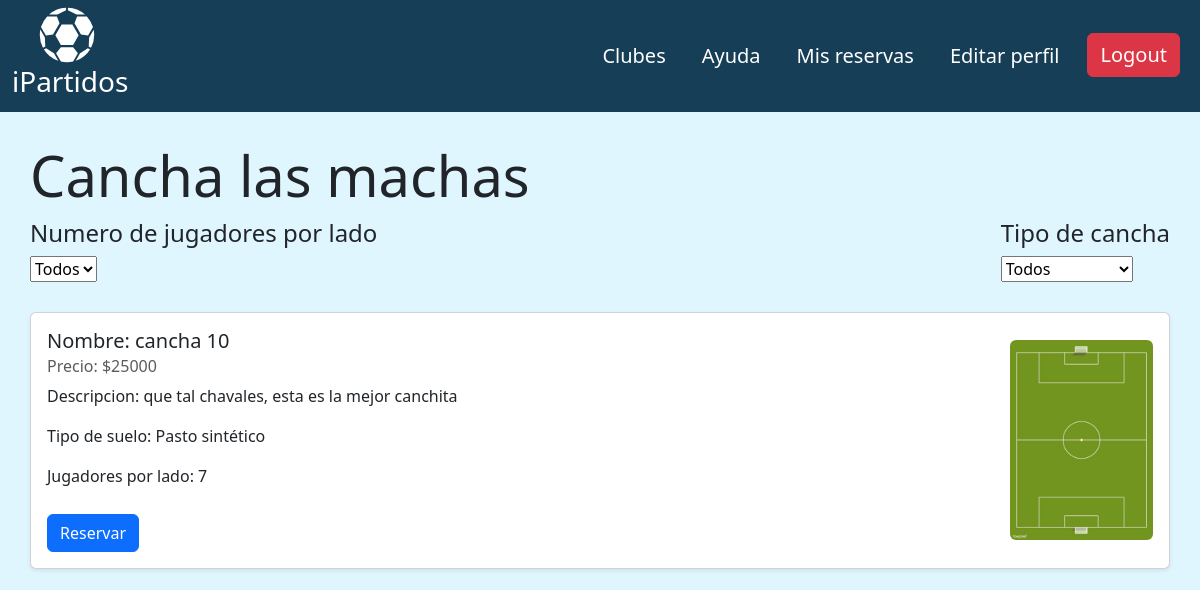
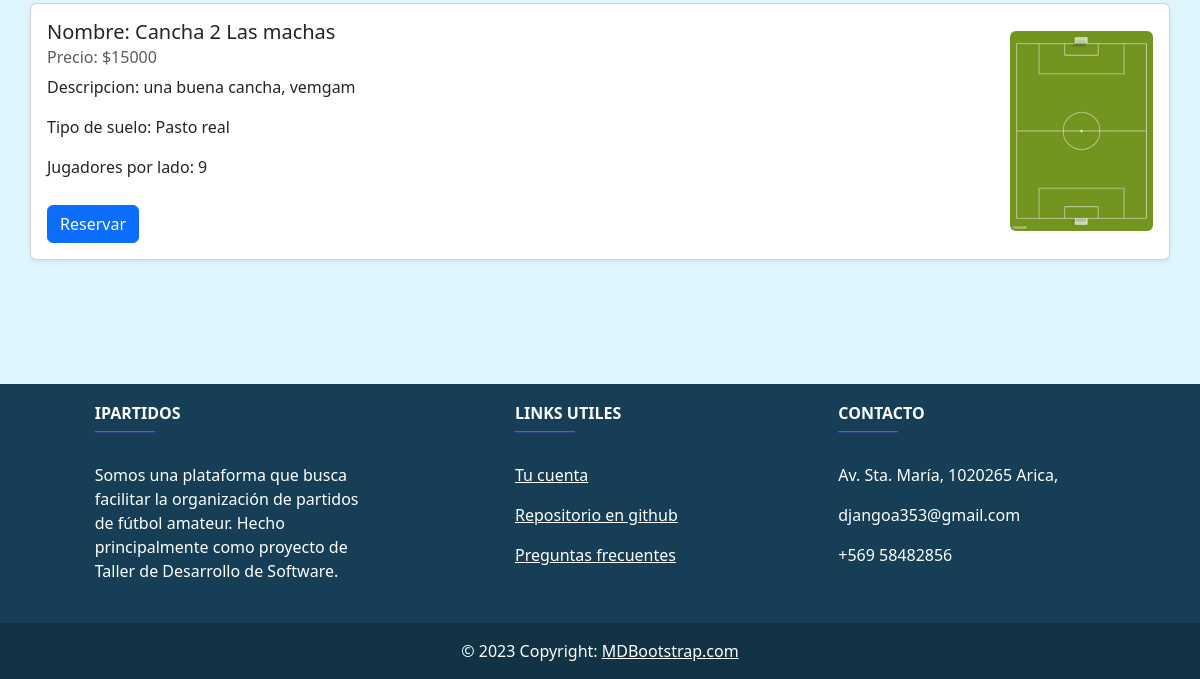
The page /clubes/clubFields/2 (signed in) on the database as committed earlier (2 pictures, top to bottom).
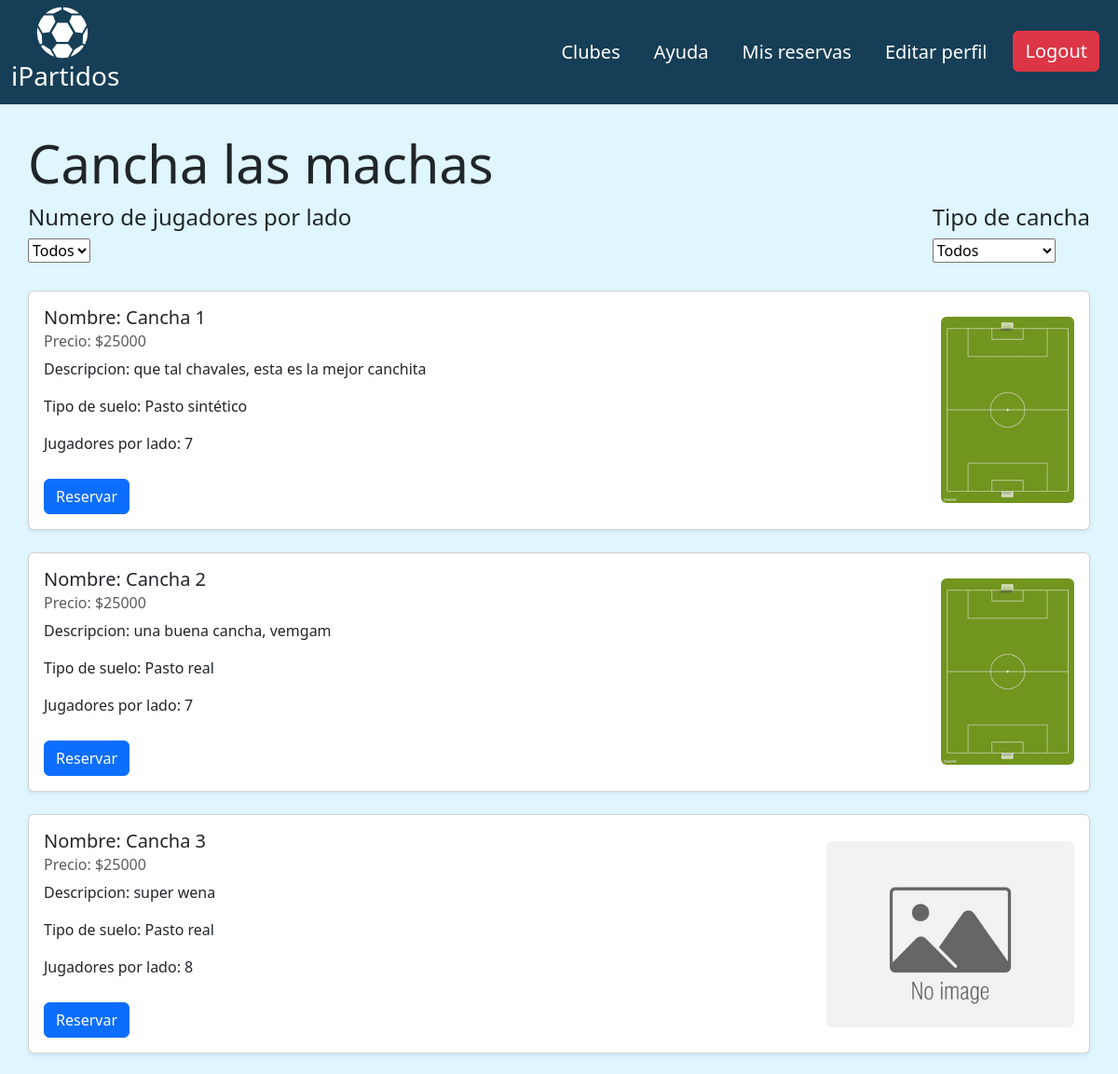
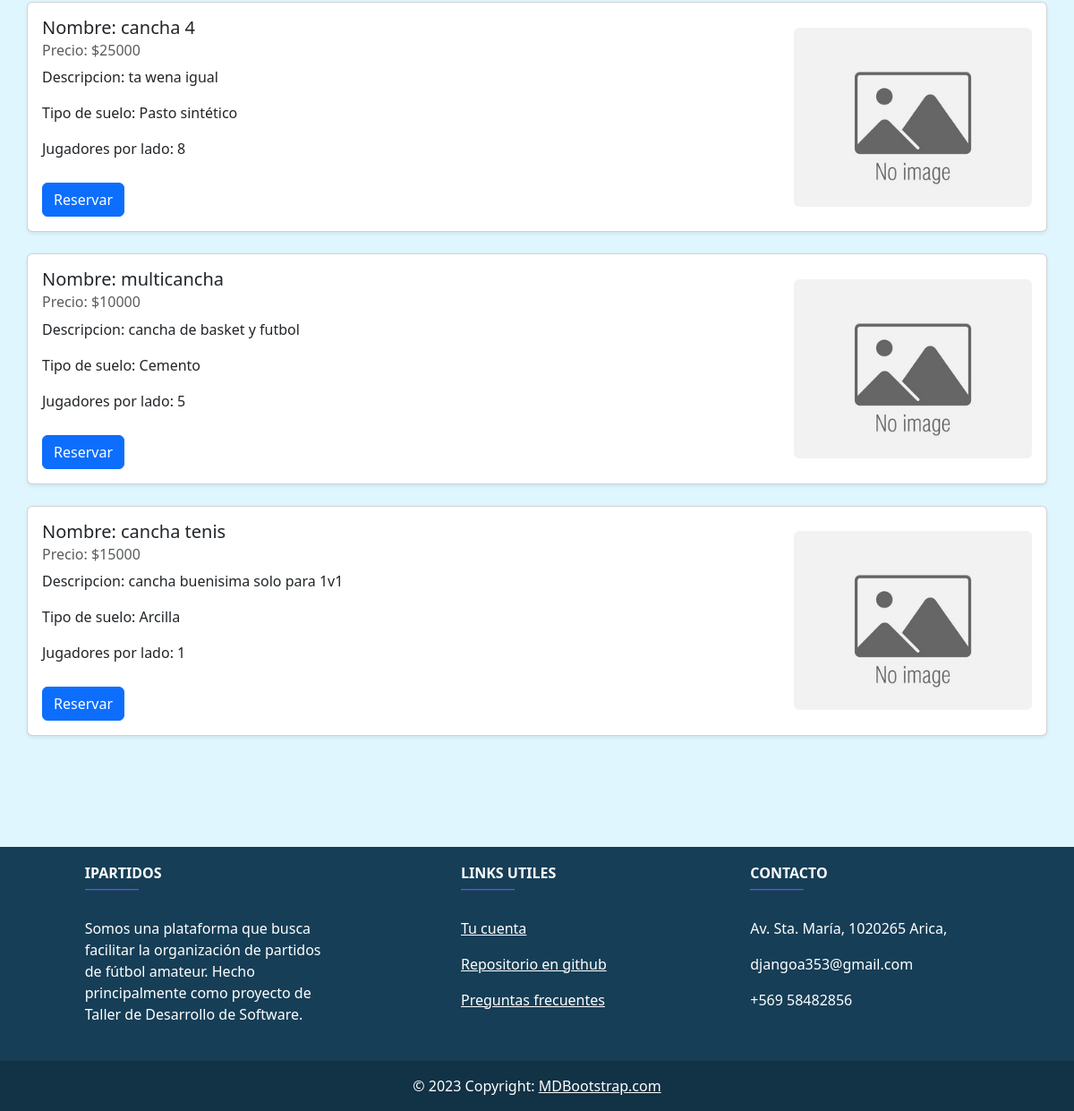
The same page on the database as committed later (2 pictures, top to bottom).
### registration/models.py (models this page shows, shortened)
class UsuarioProfile(AbstractUser):
    name = models.CharField(max_length=200, default='', verbose_name="Nombre")
    last_name = models.CharField(max_length=200, default='', verbose_name="Apellido")
    email = models.EmailField(max_length=254, unique=True, default='')
    phoneNumber = models.CharField(max_length=20, blank=True, verbose_name='Número de teléfono', default='1234567890')
    role = models.CharField(max_length=100, default='client', verbose_name='Crear cuenta como club')
    state = models.BooleanField(default=True)

class Tenant(UsuarioProfile):
    fieldsNetWorth = models.FloatField(default=0.0)
    clubName = models.CharField(max_length=200, default='')
    clubDescription = models.CharField(max_length=200, default='')
    clubPhoto = models.ImageField(upload_to='club_photos', null=True, blank=True)
    clubAddress = models.CharField(max_length=200, default='')
    clubApertureTime = models.TimeField('Hora de apertura', null=True, blank=True,)
    clubClosureTime = models.TimeField('Hora de cierre', null=True, blank=True,)
    class Meta:
        verbose_name = 'Tenant'
        verbose_name_plural = 'Tenants'

### canchas/models.py (models this page shows, shortened)
class Field(models.Model):
    GROUND_CHOICES = (
        ('Pasto sintético', 'Pasto sintético'),
        ('Pasto real', 'Pasto real'),
        ('Cemento', 'Cemento'),
        ('Arcilla', 'Arcilla')
    )
    id = models.AutoField(primary_key=True)
    name = models.CharField(max_length=100, default='', null=True, blank=True)
    description = models.CharField(default='not defined', max_length=100, null=True, blank=True)
    groundType = models.CharField(max_length=100, default='Pasto sintético', choices=GROUND_CHOICES, null=False, blank=True)
    fieldPhoto = models.ImageField(upload_to='field_photos', null=True, blank=True)
    price = models.IntegerField()
    isActive = models.BooleanField(default=True)
    playersPerSide = models.IntegerField(default=0)
    opening_time = models.TimeField(default=time(14, 0))
    closing_time = models.TimeField(default=time(23, 0))
    tenant = models.ForeignKey('registration.Tenant', on_delete=models.CASCADE, related_name='tenant_fields', null=True)

### clubes/views.py (the view)
# urls.py: path('clubFields/<int:pk>', ClubClientDetailView.as_view(), name='field_detail')
@method_decorator(login_required, name='dispatch')
class ClubClientDetailView(DetailView):
    model = Tenant
    template_name = 'clubes/club_clientDetailView.html'
    def get_context_data(self, **kwargs):
        context = super().get_context_data(**kwargs)
        players_per_side = self.request.GET.get('players_per_side')
        ground_type = self.request.GET.get('ground_type')
        filters = Q(tenant=self.object)
        if players_per_side:
            filters &= Q(playersPerSide=players_per_side)
        if ground_type:
            filters &= Q(groundType=ground_type)
        context['fields'] = Field.objects.filter(filters)
        context['club'] = self.object.tenant
        context['GROUND_CHOICES'] = Field.GROUND_CHOICES
        return context

### clubes/templates/clubes/club_clientDetailView.html (shortened to what this page needs)
{% extends 'core/base.html' %}
{% block content %}
    <div class="container">
        <div class="row">
            <div class="col-md-12">
                <h1 class="display-4" style="margin-top: 30px;" >{{ club.clubName }}</h1>
                <div style="margin-top: 10px; margin-bottom: 30px;">
                    <form method="get" style="display: flex; justify-content: space-between;">
                        <div>
                            <h4>Numero de jugadores por lado</h4>
                            <select name="players_per_side" onchange="this.form.submit()">
                                <option value="">Todos</option>
                            </select>
                        </div>
                        <div>
                            <h4>Tipo de cancha</h4>
                            <select name="ground_type" onchange="this.form.submit()">
                                <option value="">Todos</option>
                            </select>
                        </div>
                    </form>
                </div>
            {% for field in fields %}
                {% if field.isActive == True %}
                <div class='container'>
                    <div class="card mb-4 shadow-sm">
                        <div class="card-body d-flex flex-column flex-md-row justify-content-between" style="flex-direction: column; justify-content: flex-start;">
                            <div style="text-align: left;">
                                <h5 class="card-title">Nombre: {{ field.name }}</h5>
                                <h6 class="card-subtitle mb-2 text-body-secondary">Precio: ${{ field.price }}</h6>
                                <p>Descripcion: {{ field.description }}</p>
                                <p>Tipo de suelo: {{ field.groundType }}</p>
                                <p>Jugadores por lado: {{ field.playersPerSide }} </p>
                                <a href="{% url 'reservation' field.id %}" class="card-link d-md-inline d-flex justify-content-center">
                                    <button type="button" class="btn btn-primary" style="margin-top: 10px;">Reservar</button>
                                </a>
                            </div>
                            {% if field.fieldPhoto %}
                                <img src="{{ field.fieldPhoto.url }}" class="img-fluid rounded" style="max-width: 300px; max-height: 200px;">
                            {% else %}
                                {% load static %}
                                <img src="{% static 'core/img/noPhoto.jpg' %}" class="img-fluid rounded" style="max-width: 300px; max-height: 200px;">
                            {% endif %}
                        </div>
                    </div>
                </div>
                {% endif %}
            {% empty %}
            <p>No hay canchas disponibles :( </p>
            {% endfor %}
            </div>
        </div>
    </div>
    {% include 'core/footer.html' %}
{% endblock %}

### core/templates/core/base.html (shortened to what this page needs)
<!DOCTYPE html>
<html lang="en">
<head>
    <link href="https://cdn.jsdelivr.net/npm/bootstrap@5.3.2/dist/css/bootstrap.min.css" rel="stylesheet">
    <link href="https://getbootstrap.com/docs/5.3/assets/css/docs.css" rel="stylesheet">
    {% load static %}
    <link rel="stylesheet" href="{% static 'core/css/style.css' %}">
</head>
<body>
  <nav class="navbar navbar-expand-lg" style="background-color: #163E56;">
    <div class="container-fluid">
        <a class="navbar-brand" href="{% url 'home' %}">
          <img src="{% static 'core/img/soccer_ball2.svg' %}" alt="iPartidos Logo" class="logo-img">
          <h3 style="color: white;"> iPartidos </h3>
        </a>
    </div>
      <div class="collapse navbar-collapse" id="navbarSupportedContent">
        <ul class="navbar-nav ms-auto mb-2 mb-lg-0">
          <li class="nav-item">
            <a class="nav-link navbarFonts" href="{% url 'all' %}"> Clubes </a>
          </li>
          <li class="nav-item">
            <a class="nav-link navbarFonts" aria-current="page" href="{% url 'help' %}"> Ayuda </a>
          </li>
          {% if request.user.is_authenticated %}
            {% if request.user.role == 'tenant' %}
                <li class="nav-item">
                  <a class="nav-link navbarFonts" aria-current="page" href="{% url 'club_settings' %}"> Mi club </a>
                </li>
                <li class="nav-item">
                  <a class="nav-link navbarFonts" aria-current="page" href="{% url 'canchas_list' %}"> Mis canchas </a>
                </li>
            {% else %}
              <li class="nav-item">
                <a class="nav-link navbarFonts" aria-current="page" href="{% url 'user_reserves' pk=user.id %}"> Mis reservas </a>
              </li>
            {% endif %}
              <li class="nav-item">
                <a class="nav-link navbarFonts" aria-current="page" href="{% url 'profile' %}"> Editar perfil </a>
              </li>
            <li class="nav-item">
              <form method="post" action="{% url 'logout' %}">
                <button type="submit" class="btn btn-danger navbarFonts"> Logout </button>
              </form>
            </li>
          {% endif %}
        </ul>
      </div>
  </nav>
    <div>
        {% block content %}{% endblock %}
    </div>
</body>
</html>

### core/templates/core/footer.html (shortened to what this page needs)
<div>
    <footer class="text-center text-lg-start text-white" style="background-color: #163E56; margin-top: 100px;">
      <section style="margin-top: 100px;">
        <div class="container text-center text-md-start mt-5" >
          <div class="row mt-3" style="margin-top: 100px;">
            <div class="col-md-3 col-lg-4 col-xl-3 mx-auto mb-4" >
              <h6 class="text-uppercase fw-bold" style="margin-top: 20px;">iPartidos</h6>
              <hr
                  class="mb-4 mt-0 d-inline-block mx-auto"
                  style="width: 60px; background-color: #7c4dff; height: 2px"
                  />
              <p>
                Somos una plataforma que busca facilitar la organización de partidos de fútbol amateur.
                Hecho principalmente como proyecto de Taller de Desarrollo de Software.
              </p>
            </div>
            <div class="col-md-3 col-lg-2 col-xl-2 mx-auto mb-4">
              <h6 class="text-uppercase fw-bold" style="margin-top: 20px;">Links Utiles</h6>
              <hr
                  class="mb-4 mt-0 d-inline-block mx-auto"
                  style="width: 60px; background-color: #7c4dff; height: 2px"
                  />
              <p>
                <a href="{% url 'profile' %}" class="text-white">Tu cuenta</a>
              </p>
              <p>
                <a href="https://github.com/Guerra-09/Proyector-Taller-Inacap" class="text-white">Repositorio en github</a>
              </p>
              <p>
                <a href="{% url 'help' %}" class="text-white">Preguntas frecuentes</a>
              </p>
            </div>
            <div class="col-md-4 col-lg-3 col-xl-3 mx-auto mb-md-0 mb-4">
              <h6 class="text-uppercase fw-bold" style="margin-top: 20px;">Contacto</h6>
              <hr
                  class="mb-4 mt-0 d-inline-block mx-auto"
                  style="width: 60px; background-color: #7c4dff; height: 2px"
                  />
              <p> Av. Sta. María, 1020265 Arica, </p>
              <p> djangoa353@gmail.com</p>
              <p> +569 58482856</p>
            </div>
          </div>
        </div>
      </section>
      <div
           class="text-center p-3"
           style="background-color: rgba(0, 0, 0, 0.2)"
           >
        © 2023 Copyright:
        <a class="text-white" href="https://mdbootstrap.com/"
           >MDBootstrap.com</a
          >
      </div>
    </footer>
  </div>

### core/static/core/css/style.css (style rules this page uses)
.logo-img { width: 60px; height: auto; margin-left: 25px; }
.navbar { background-color: #163E56; padding: 0; }
.navbarFonts { color: white; font-size: 20px; margin-right: 20px; }
.nav-item .nav-link { white-space: nowrap; }
body { background: #DFF6FF; margin: 0; }
.container { padding: 0; }
.card-body { display: flex; justify-content: space-between; }
.card-body { display: flex; flex-direction: column; align-items: center; text-align: center; }
footer { max-width: 100%; }

Rows that differ between the two databases and show on the page:
changed Field "que tal chavales, esta es la mejor canchita": name "cancha 10" → "Cancha 1"
changed Field "una buena cancha, vemgam": name "Cancha 2 Las machas" → "Cancha 2"; price "15000" → "25000"; playersPerSide "9" → "7"
added Field: name "Cancha 3", price "25000", description "super wena", groundType "Pasto real", playersPerSide "8", isActive True (drawn)
added Field: name "cancha 4", price "25000", description "ta wena igual", groundType "Pasto sintético", playersPerSide "8", isActive True (drawn)
added Field: name "multicancha", price "10000", description "cancha de basket y futbol", groundType "Cemento", playersPerSide "5", isActive True (drawn)
added Field: name "cancha tenis", price "15000", description "cancha buenisima solo para 1v1", groundType "Arcilla", playersPerSide "1", isActive True (drawn)
